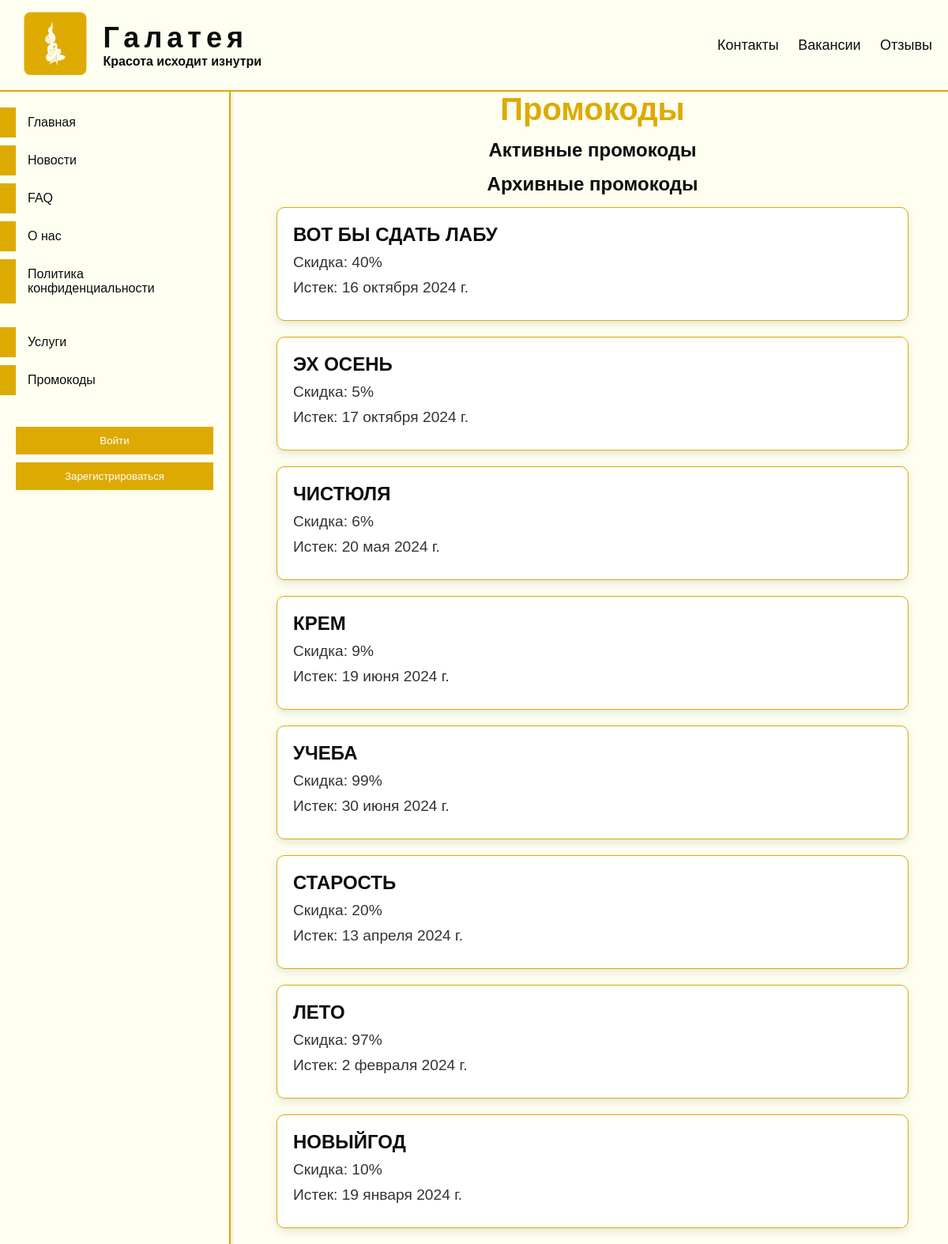
Page /clinic/promocodes on the committed database.
### clinic/models.py (models this page shows, shortened)
class PromoCodes(models.Model):
    code = models.CharField('Промокод', max_length=50, unique=True)
    discount = models.PositiveSmallIntegerField('Скидка, %', validators=[MinValueValidator(1), MaxValueValidator(100)])
    expiration_date = models.DateField('Дата истечения срока действия')
    class Meta:
        verbose_name = 'Промокод'
        verbose_name_plural = 'Промокоды'

### clinic/views.py (the view)
# urls.py: path('promocodes', views.promocodes_view, name='promocodes'),
def promocodes_view(request):
    promocodes = PromoCodes.objects.filter(expiration_date__gte=date.today()).order_by('-id')
    archived_promocodes = PromoCodes.objects.filter(expiration_date__lt=date.today()).order_by('-id')
    return render(request, 'clinic/promocodes.html', {'promocodes': promocodes,
                                                                            'archived_promocodes': archived_promocodes})

### clinic/templates/clinic/promocodes.html (shortened to what this page needs)
{% extends 'main/layout.html' %}
{% load static %}
{% block custom_css %}
<link type="text/css" href="{% static 'clinic/css/promocodes.css' %}" rel="stylesheet"/>
{% endblock %}
{% block content %}
    <h1 class="page-title">Промокоды</h1>
    <h3 class="section-title">Активные промокоды</h3>
    <h3 class="section-title">Архивные промокоды</h3>
    <div class="promocodes-list">
        {% for promocode in archived_promocodes %}
            <div class="promocode-card" id="promocode-{{ promocode.id }}">
                <h3 class="promocode-code">{{ promocode.code }}</h3>
                <p class="promocode-discount">Скидка: {{ promocode.discount }}%</p>
                <p class="promocode-expiration">Истек: {{ promocode.expiration_date }}</p>
            </div>
        {% endfor %}
    </div>
{% endblock %}

### main/templates/main/layout.html (shortened to what this page needs)
<!doctype html>
<html lang="ru" id="html-root">
{% load static %}
<head id="head-content">
    <link type="text/css" href="{% static 'main/css/styles.css' %}" rel="stylesheet"/>
    {% block custom_css %} {% endblock %}
</head>
<body id="body-content">
<header id="site-header">
        <div class="header-content">
            <div class="logo" id="logo-block">
                <img class="logo-img" src="{% static 'main/logo_small.png' %}" alt="Логотип компании">
            </div>
            <div class="org-info" id="org-info-block">
                <h1 id="org-name"><strong>Галатея</strong></h1>
                <p class="slogan" id="org-slogan"><strong>Красота исходит изнутри</strong></p>
            </div>
            <nav id="header-nav">
                <ul class="horizontal" id="top-nav-list">
                    <li><a href="{% url 'contacts' %}">Контакты</a></li>
                    <li><a href="{% url 'vacancies' %}">Вакансии</a></li>
                    <li><a href="{% url 'reviews' %}">Отзывы</a></li>
                </ul>
            </nav>
        </div>
    </header>
    <aside id="sidebar-nav">
        <nav>
            <ul id="public-pages">
                <li><a href="{% url 'home' %}">Главная</a></li>
                <li><a href="{% url 'news' %}">Новости</a></li>
                <li><a href="{% url 'faq' %}">FAQ</a></li>
                <li><a href="{% url 'about' %}">О нас</a></li>
                <li><a href="{% url 'policy' %}">Политика конфиденциальности</a></li>
            </ul>
            <ul id="services-section">
                <li><a href="{% url 'services' %}">Услуги</a></li>
                <li><a href="{% url 'promocodes' %}">Промокоды</a></li>
            </ul>
            <ul id="user-auth-section">
                {% if user.is_authenticated %}
                <li>
                    <form action="{% url 'logout' %}" method="post">
                        {% csrf_token %}
                        <button type="submit" aria-label="Выйти">Выйти</button>
                    </form>
                </li>
                {% if user.is_superuser %}
                <li>
                    <form action="{% url 'add_cosmetology_news' %}" method="get">
                        <button type="submit">Добавить новость про косметику (API)</button>
                    </form>
                </li>
                {% endif %} {% else %}
                <li>
                    <form action="{% url 'to_login' %}" method="get">
                        <button type="submit">Войти</button>
                    </form>
                </li>
                <li>
                    <form action="{% url 'registration' %}" method="get">
                        <button type="submit">Зарегистрироваться</button>
                    </form>
                </li>
                {% endif %}
            </ul>
        </nav>
    </aside>
    <main id="main-content">
        {% block content %} {% endblock %}
    </main>
</body>
</html>

### main/static/main/css/styles.css (style rules this page uses)
* { margin: 0; padding: 0; font-family: Arial, sans-serif; color: #0D0D0D; }
#site-header { background: #fefff1; padding: 10px 20px; display: flex; align-items: center; border-bottom: 2px solid #DDAA03; position: fixed; top: 0; left: 0; right: 0; z-index: 1000; }
#logo-block img { max-height: 80px; margin: 5px 10px; }
#org-info-block { margin-left: 10px; display: flex; flex-direction: column; justify-content: center; }
#org-name { font-size: 36px; letter-spacing: 6px; margin-bottom: 0px; }
#org-slogan { font-size: 16px; color: #DDAA03; margin-left: 0px; }
#header-nav { margin-left: auto; }
#header-nav ul { list-style: none; }
#top-nav-list li { display: inline-block; margin-left: 20px; }
#top-nav-list a { text-decoration: none; color: #0D0D0D; font-size: 18px; vertical-align: middle; position: relative; transition: color 0.3s ease, transform 0.3s ease; }
#top-nav-list a::after { content: ''; position: absolute; left: 50%; bottom: -5px; width: 0; height: 2px; background-color: #DDAA03; transition: width 0.3s ease, left 0.3s ease; }
.header-content { display: flex; align-items: center; justify-content: space-between; width: 100%; }
#sidebar-nav { position: fixed; top: 116px; left: 0; height: 100%; width: 250px; padding: 20px; background: #fefff1; border-right: 2px solid #DDAA03; box-shadow: 2px 0 5px rgba(0, 0, 0, 0.1); z-index: 999; }
#sidebar-nav nav { display: flex; flex-direction: column; }
#public-pages, #services-section, #user-auth-section { list-style: none; padding: 0; margin-bottom: 20px; }
#public-pages li, #services-section li { position: relative; margin-bottom: 10px; }
#public-pages a, #services-section a { display: block; padding: 10px 15px; color: #0D0D0D; text-decoration: none; transition: color 0.3s ease; position: relative; z-index: 1; }
#public-pages a::before, #services-section a::before { content: ""; position: absolute; left: 0; top: 0; height: 100%; width: 200%; background-color: #DDAA03; transform: translateX(-100%); transition: transform 0.3s ease; z-index: -1; }
#user-auth-section button { width: 100%; padding: 10px; margin-top: 10px; background-color: #DDAA03; color: #FFFFFF; border: none; cursor: pointer; transition: background-color 0.3s ease; }
#main-content > * { margin-bottom: 15px; }
body { padding-top: 116px; padding-left: 300px; background: #fefff1; }
.logo-img { transition: transform 0.3s ease-in-out; }

### clinic/static/clinic/css/promocodes.css (style rules this page uses)
.page-title { font-size: 2.5em; color: #DDAA03; text-align: center; margin-bottom: 30px; }
.section-title { font-size: 1.5em; color: #0D0D0D; text-align: center; margin-bottom: 30px; }
.promocodes-list { max-width: 800px; margin: 0 auto; padding: 0 20px; }
.promocode-card { background-color: #ffffff; border: 1px solid #DDAA03; border-radius: 10px; padding: 20px; margin-bottom: 20px; box-shadow: 0 4px 12px rgba(0, 0, 0, 0.1); }
.promocode-code { font-size: 1.5em; color: #0D0D0D; margin-bottom: 10px; }
.promocode-discount, .promocode-expiration { font-size: 1.2em; color: #333; margin-bottom: 10px; }

### main/templates/main/layout.html (style rules this page uses)
#top-nav-list li { display: inline; }

### rows in the picture
PromoCodes: code "ВОТ БЫ СДАТЬ ЛАБУ", discount "40", expiration_date "16 октября 2024 г."
PromoCodes: code "ЭХ ОСЕНЬ", discount "5", expiration_date "17 октября 2024 г."
PromoCodes: code "ЧИСТЮЛЯ", discount "6", expiration_date "20 мая 2024 г."
PromoCodes: code "КРЕМ", discount "9", expiration_date "19 июня 2024 г."
PromoCodes: code "УЧЕБА", discount "99", expiration_date "30 июня 2024 г."
PromoCodes: code "СТАРОСТЬ", discount "20", expiration_date "13 апреля 2024 г."
PromoCodes: code "ЛЕТО", discount "97", expiration_date "2 февраля 2024 г."
PromoCodes: code "НОВЫЙГОД", discount "10", expiration_date "19 января 2024 г."
